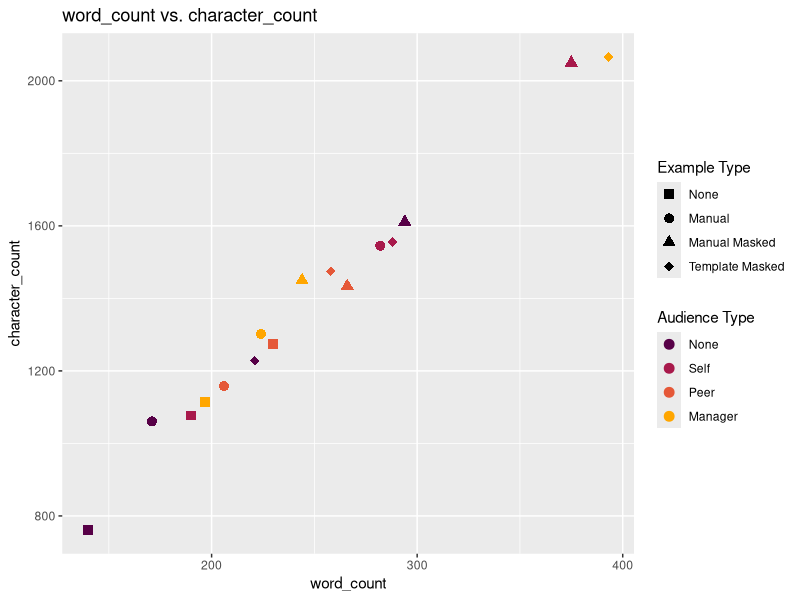
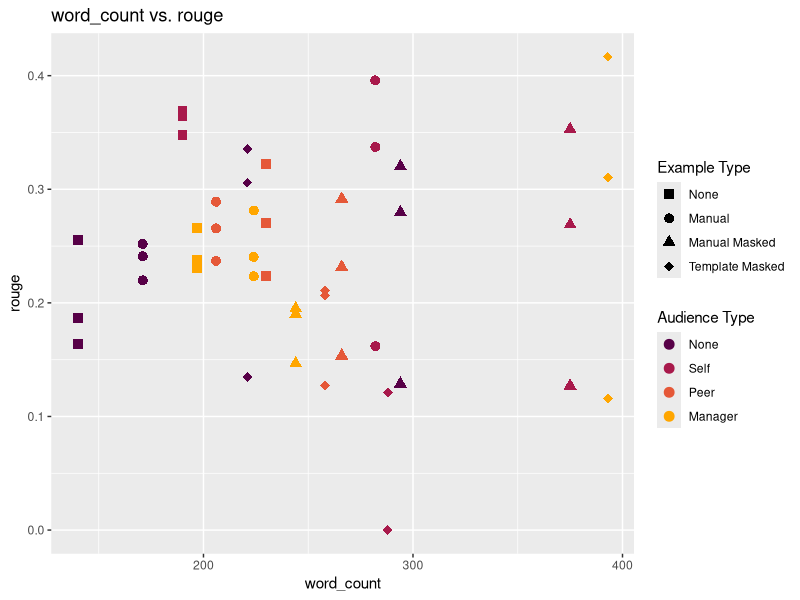
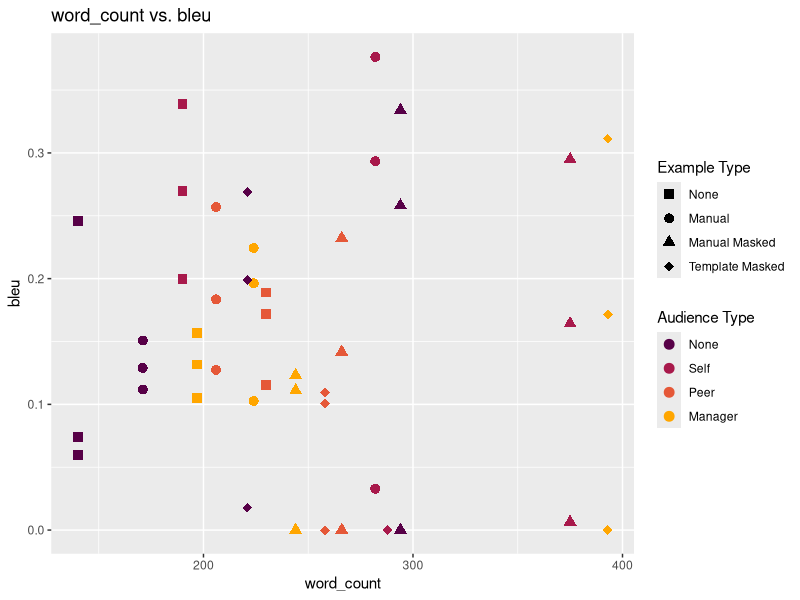
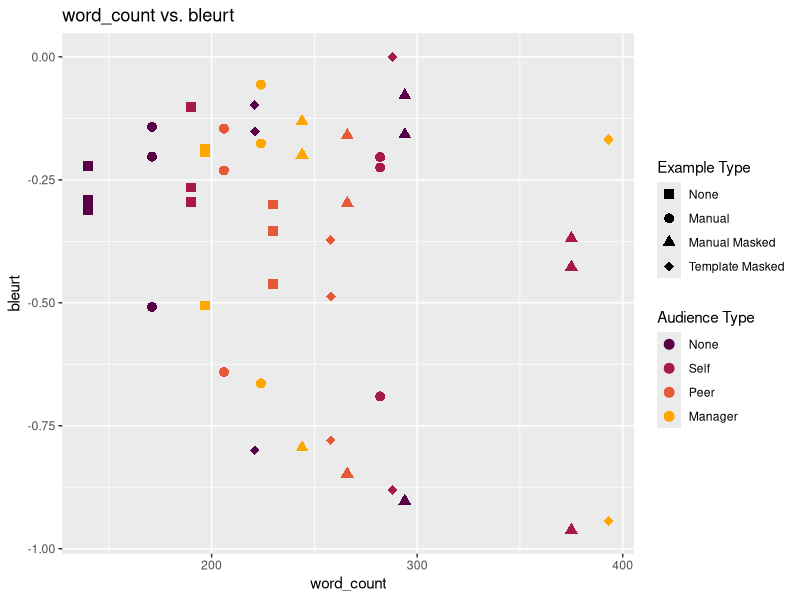
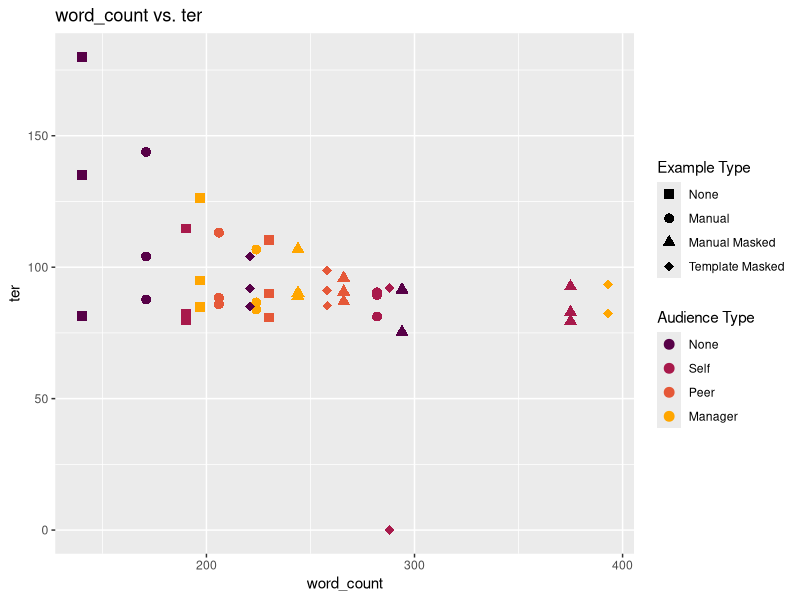
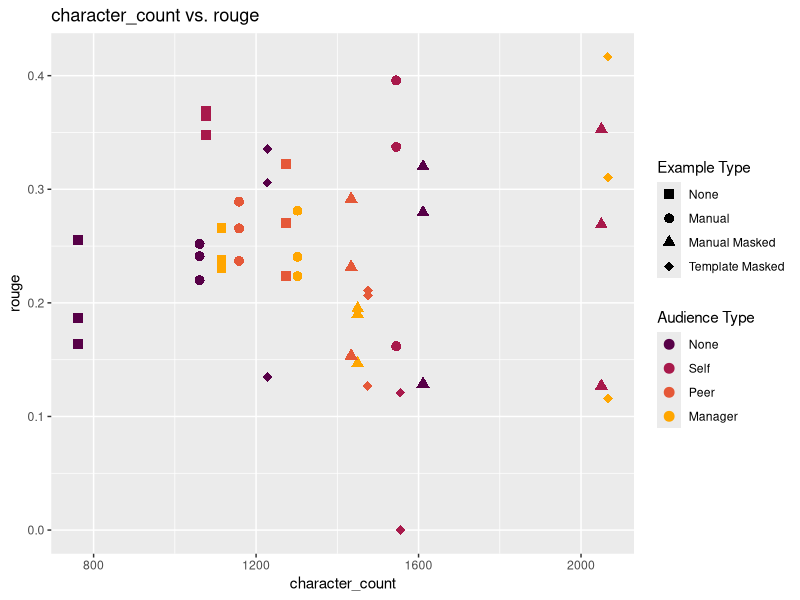
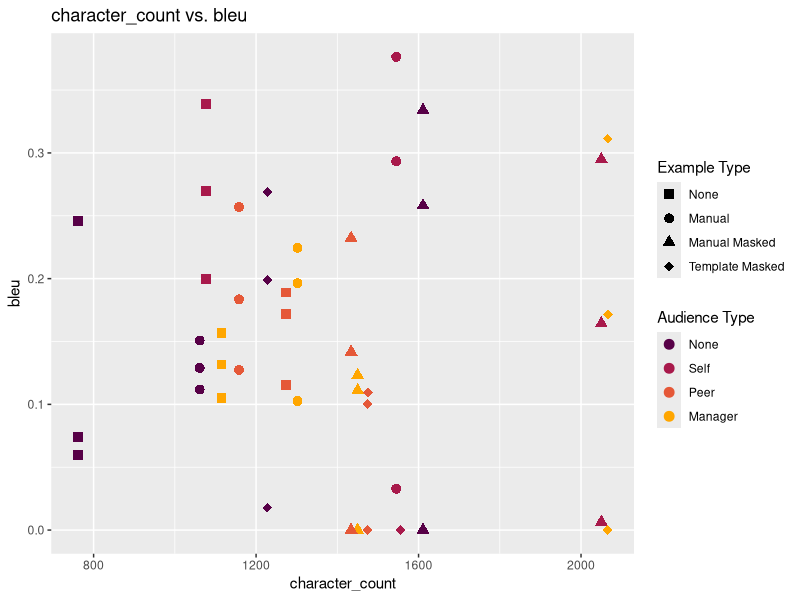
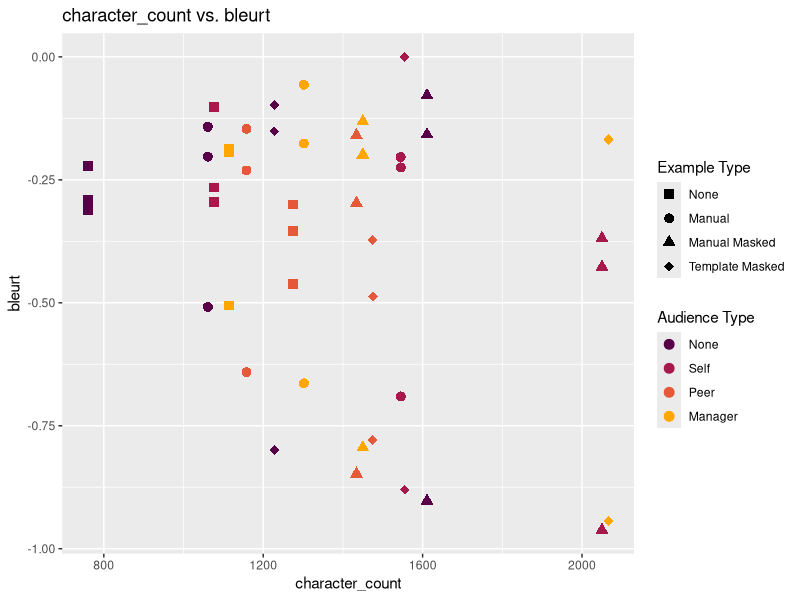

Reproduce these figures in R, in order.
####
# Generates visualizations of the NLP metrics
# Will generate pairwise comparisons for each metric, as well as faceted views by participant number and by ground truth type.
# Should be outputting the visualizations in figs/v2
####


# Load required packages
library(ggplot2)
library(dplyr)

# Read the CSV file
data <- read.csv("data/data.csv")

# Set Data columns as factors
data$audience <- factor(data$audience)
data$example <- factor(data$example)
data$person <- factor(data$person)
data$ground_truth <- factor(data$ground_truth)

levels(data$audience) <- c("None", "Self", "Peer", "Manager")
levels(data$example) <- c("None", "Manual", "Manual Masked", "Template Masked")
levels(data$ground_truth) <- c("manual", "baseline", "additional")

# Define the factor levels for color and assign them to the first two columns
# colors <- c("red", "blue", "green", "yellow") # too gaudy
# colors <- c("#570047", "#82036A", "#A70F88", "#C621A3", "#CF3FCA", "#C45DD7", "#BD7BDF", "#BF9AE7") #Too many steps.
colors <- c("#570047", "#a8194b", "#e55838", "#ffa600")
shapes <- c(15,16,17,18) #solid Square, Circle, Triangle, Diamond
factors <- c("Audience", "Example", "User")

folder <- "by_metric_pairs"

# Generate scatterplots for each pair of columns
for ( i in 6:(length(data)-1)) {
  for (j in (i + 1):length(data)) {
    # Create a new plot for each pair of columns
    plot_title <- paste(colnames(data)[i], "vs.", colnames(data)[j])
    p <- ggplot(data, aes_string(x = colnames(data)[i], y = colnames(data)[j])) +
      # geom_point(aes(color = factor(.data[[factors[1]]]), shape = factor(.data[[factors[2]]])),
      geom_point( aes(color = audience, shape = example),
                  size = 3) +
      scale_color_manual(values = colors, name="Audience Type") +
      # scale_shape(solid=TRUE, name = "Example Type")+
      scale_shape_manual(values = shapes, name = "Example Type")+
    labs(title = plot_title, x = colnames(data)[i], y = colnames(data)[j])
    
    # Save the plot as an image
    ggsave(filename = paste0("figs/v2/",folder,"/scatterplot_", colnames(data)[i], "_", colnames(data)[j], ".png"), plot = p)
    
    # Print the plot
    print(p)
  }
}



get_min_max <- function(column_name) {
  # Find the column index with the same name
  col_index <- match(column_name, names(data))
  
  # Check if the column exists
  if (is.na(col_index)) {
    stop("Column '", column_name, "' does not exist in the data.")
  }
  
  # Calculate the minimum and maximum values of the column
  min_value <- min(data[, col_index], na.rm = TRUE)
  max_value <- max(data[, col_index], na.rm = TRUE)
  
  # print(paste(min_value,"< x < ",max_value))
  
  # Return the results as a list
  result <- c(min_value, max_value)
  return(result)
}


#make a list of the column names
cont.vars <- colnames(data)[6:length(data)]

folder <- "by_user"

#generate faceted scatterplots for each column
for(k in cont.vars){
  p <- ggplot(data=data, 
              aes_string(x="audience", y=k, 
                         group="person",
                         shape="person",
                         color="person")) + 
    geom_point(size = 3) +
    scale_color_manual(values = colors) + #, name = "User ID") +
    # scale_shape_manual(values = shapes, name = "User ID") + 
    # geom_boxplot()+
    labs(title =
           paste0(k," by Audience, Example Type, and User Number")) +
    scale_x_discrete("audience") +
    # scale_y_continuous(limits = c(0,1)) + 
    scale_y_continuous(limits = get_min_max(k)) +
    facet_grid(.~example )
  print(p)
  ggsave(filename = paste0("figs/v2/",folder,"/faceted-",k,".png"), plot = p)
}



folder <- "by_ground_truth"

#generate faceted scatterplots for each column
for(k in cont.vars){
  p <- ggplot(data=data, 
              aes_string(x="audience", y=k, 
                         group="ground_truth",
                         shape="ground_truth",
                         color="ground_truth")) + 
    geom_point(size = 3) +
    scale_color_manual(values = colors) + #, name = "User ID") +
    # scale_shape_manual(values = shapes, name = "User ID") + 
    # geom_boxplot()+
    labs(title =
           paste0(k," by Audience, Example Type, and Ground Truth")) +
    scale_x_discrete("audience") +
    # scale_y_continuous(limits = c(0,1)) + 
    scale_y_continuous(limits = get_min_max(k)) +
    facet_grid(.~example )
  print(p)
  ggsave(filename = paste0("figs/v2/",folder,"/faceted-",k,".png"), plot = p)
}



